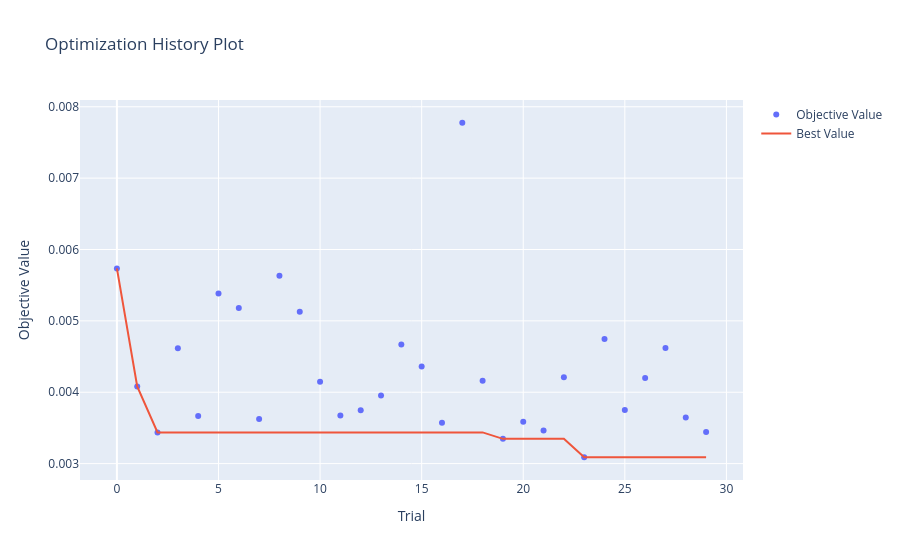

Source (notebook cell):
### Code cell
# 绘制优化历史（看看 Loss 是如何随着试验次数下降的）
optuna.visualization.plot_optimization_history(study)

### Figure 1 — Plotly figure (JSON) as saved in the notebook; plotly's stock layout.template omitted (floating-point values rounded to 4 significant figures)
{"data": [{"mode": "markers", "name": "Objective Value", "type": "scatter", "x": [0, 1, 2, 3, 4, 5, 6, 7, 8, 9, 10, 11, 12, 13, 14, 15, 16, 17, 18, 19, 20, 21, 22, 23, 24, 25, 26, 27, 28, 29], "y": [0.005734, 0.004082, 0.003437, 0.004617, 0.003668, 0.005382, 0.00518, 0.003625, 0.005634, 0.005129, 0.004146, 0.003675, 0.003748, 0.003954, 0.004667, 0.004362, 0.003572, 0.007776, 0.004162, 0.003347, 0.003585, 0.003465, 0.00421, 0.003089, 0.004747, 0.003752, 0.004201, 0.00462, 0.003645, 0.003443]}, {"mode": "lines", "name": "Best Value", "type": "scatter", "x": [0, 1, 2, 3, 4, 5, 6, 7, 8, 9, 10, 11, 12, 13, 14, 15, 16, 17, 18, 19, 20, 21, 22, 23, 24, 25, 26, 27, 28, 29], "y": [0.005734, 0.004082, 0.003437, 0.003437, 0.003437, 0.003437, 0.003437, 0.003437, 0.003437, 0.003437, 0.003437, 0.003437, 0.003437, 0.003437, 0.003437, 0.003437, 0.003437, 0.003437, 0.003437, 0.003347, 0.003347, 0.003347, 0.003347, 0.003089, 0.003089, 0.003089, 0.003089, 0.003089, 0.003089, 0.003089]}, {"marker": {"color": "#cccccc"}, "mode": "markers", "name": "Infeasible Trial", "showlegend": false, "type": "scatter", "x": [], "y": []}], "layout": {"title": {"text": "Optimization History Plot"}, "xaxis": {"title": {"text": "Trial"}}, "yaxis": {"title": {"text": "Objective Value"}}}}
